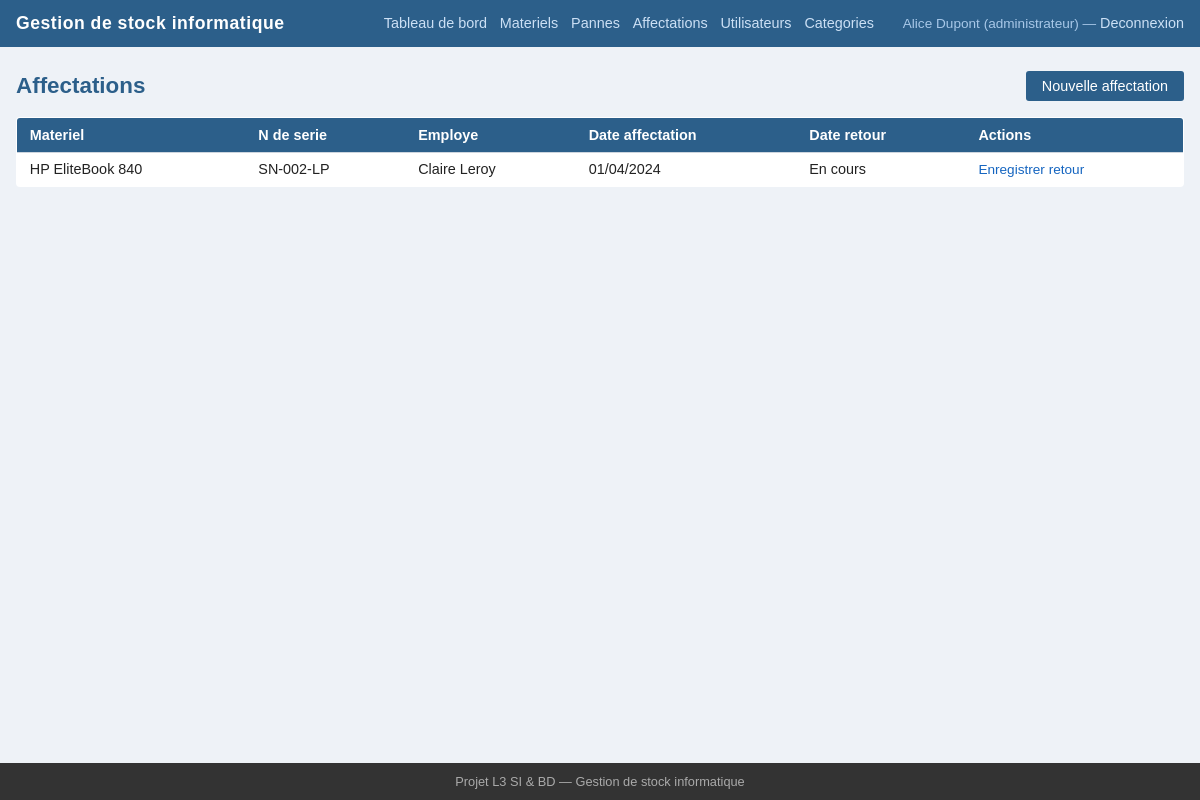
Page /index.php?page=affectations (signed in) on the committed database.
### tables this page shows
CREATE TABLE affectation (
    id INT AUTO_INCREMENT PRIMARY KEY,
    id_materiel INT NOT NULL,
    id_utilisateur INT NOT NULL,
    date_affectation DATE NOT NULL,
    date_retour DATE DEFAULT NULL,
    commentaire TEXT,
    FOREIGN KEY (id_materiel) REFERENCES materiel(id),
    FOREIGN KEY (id_utilisateur) REFERENCES utilisateur(id)
);

CREATE TABLE materiel (
    id INT AUTO_INCREMENT PRIMARY KEY,
    numero_serie VARCHAR(100) NOT NULL UNIQUE,
    nom VARCHAR(150) NOT NULL,
    description TEXT,
    id_categorie INT NOT NULL,
    etat ENUM('disponible', 'affecte', 'panne', 'hors_service') DEFAULT 'disponible',
    quantite INT DEFAULT 1,
    date_entree DATE NOT NULL,
    FOREIGN KEY (id_categorie) REFERENCES categorie(id)
);

CREATE TABLE utilisateur (
    id INT AUTO_INCREMENT PRIMARY KEY,
    nom VARCHAR(100) NOT NULL,
    prenom VARCHAR(100) NOT NULL,
    email VARCHAR(150) NOT NULL UNIQUE,
    mot_de_passe VARCHAR(255) NOT NULL,
    id_role INT NOT NULL,
    actif TINYINT(1) DEFAULT 1,
    FOREIGN KEY (id_role) REFERENCES role(id)
);

### controllers/AffectationController.php (called while the page is built, shortened)
<?php
class AffectationController {
    public function index(): void {
        $this->lister();
    }
    public function lister(): void {
        $modele = new Affectation();
        $liste  = $modele->listerToutes();
        require __DIR__ . '/../views/affectations/liste.php';
    }
}

### index.php (called while the page is built, shortened)
<?php
require_once __DIR__ . '/config.php';
spl_autoload_register(function (string $classe) {
    $dossiers = [
        __DIR__ . '/models/',
        __DIR__ . '/controllers/',
    ];
    foreach ($dossiers as $dossier) {
        $fichier = $dossier . $classe . '.php';
        if (file_exists($fichier)) {
            return;
        }
    }
});
$action = $_GET['action'] ?? 'index';
$controleur    = new $nomControleur();
$controleur->$action();

### config.php (called while the page is built, shortened)
<?php
function getDB(): PDO {
    static $pdo = null;
    if ($pdo === null) {
        $dsn = 'mysql:host=' . DB_HOST . ';dbname=' . DB_NAME . ';charset=' . DB_CHARSET;
        try {
            $pdo = new PDO($dsn, DB_USER, DB_PASS, [
                PDO::ATTR_ERRMODE            => PDO::ERRMODE_EXCEPTION,
                PDO::ATTR_DEFAULT_FETCH_MODE => PDO::FETCH_ASSOC,
                PDO::ATTR_EMULATE_PREPARES   => false,
            ]);
        } catch (PDOException $e) {
            die('Erreur de connexion a la base de donnees : ' . $e->getMessage());
        }
    }
    return $pdo;
}

### models/Model.php (called while the page is built, shortened)
<?php
class Model {
    public function __construct() {
        $this->db = getDB();
    }
}

### models/Affectation.php (called while the page is built, shortened)
<?php
require_once __DIR__ . '/Model.php';
class Affectation extends Model {
    public function listerToutes(): array {
        $req = $this->db->query(
            'SELECT a.*,
                    m.nom AS materiel_nom, m.numero_serie,
                    u.nom AS user_nom, u.prenom AS user_prenom
             FROM affectation a
             JOIN materiel m ON a.id_materiel = m.id
             JOIN utilisateur u ON a.id_utilisateur = u.id
             ORDER BY a.date_affectation DESC'
        );
        return $req->fetchAll();
    }
}

### views/affectations/liste.php (the view, shortened to what this page needs)
<?php require __DIR__ . '/../layout_top.php'; ?>
<div class="entete-section">
    <h1>Affectations</h1>
    <?php if (in_array($_SESSION['utilisateur']['role'], ['administrateur', 'gestionnaire'])): ?>
        <a href="index.php?page=affectations&action=affecter" class="btn">Nouvelle affectation</a>
    <?php endif; ?>
</div>
<?php if (empty($liste)): ?>
    <p>Aucune affectation enregistree.</p>
<?php else: ?>
<table>
    <thead>
        <tr>
            <th>Materiel</th>
            <th>N de serie</th>
            <th>Employe</th>
            <th>Date affectation</th>
            <th>Date retour</th>
            <th>Actions</th>
        </tr>
    </thead>
    <tbody>
        <?php foreach ($liste as $a): ?>
        <tr class="<?= $a['date_retour'] ? 'ligne-retournee' : '' ?>">
            <td><?= htmlspecialchars($a['materiel_nom']) ?></td>
            <td><?= htmlspecialchars($a['numero_serie']) ?></td>
            <td><?= htmlspecialchars($a['user_prenom'] . ' ' . $a['user_nom']) ?></td>
            <td><?= htmlspecialchars(date('d/m/Y', strtotime($a['date_affectation']))) ?></td>
            <td><?= $a['date_retour'] ? htmlspecialchars(date('d/m/Y', strtotime($a['date_retour']))) : 'En cours' ?></td>
            <td>
                <?php if (!$a['date_retour'] && in_array($_SESSION['utilisateur']['role'], ['administrateur', 'gestionnaire'])): ?>
                    <a href="index.php?page=affectations&action=retour&id=<?= $a['id'] ?>">Enregistrer retour</a>
                <?php endif; ?>
            </td>
        </tr>
        <?php endforeach; ?>
    </tbody>
</table>
<?php endif; ?>
<?php require __DIR__ . '/../layout_bottom.php'; ?>

### public/style.css (style rules this page uses)
:root { --couleur-principale: #2c5f8a; --couleur-secondaire: #f4f7fa; --couleur-texte: #222; --couleur-bordure: #cdd5de; --couleur-ok: #2e7d32; --couleur-alerte: #c62828; --couleur-info: #1565c0; --couleur-neutre: #555; }
*, *::before, *::after { box-sizing: border-box; margin: 0; padding: 0; }
body { font-family: Arial, Helvetica, sans-serif; font-size: 15px; color: var(--couleur-texte); background: #eef2f7; display: flex; flex-direction: column; min-height: 100vh; }
h1 { font-size: 1.4rem; margin-bottom: 1rem; color: var(--couleur-principale); }
.entete-section { display: flex; align-items: center; justify-content: space-between; margin-bottom: 1rem; flex-wrap: wrap; gap: 0.5rem; }
.entete-section h1 { margin-bottom: 0; }
.btn, button[type="submit"] { background: var(--couleur-principale); color: #fff; border: none; padding: 0.45rem 1rem; border-radius: 3px; cursor: pointer; font-size: 0.9rem; text-decoration: none; display: inline-block; }
table { width: 100%; border-collapse: collapse; background: #fff; border: 1px solid var(--couleur-bordure); border-radius: 4px; overflow: hidden; }
thead { background: var(--couleur-principale); color: #fff; }
th, td { padding: 0.55rem 0.8rem; text-align: left; border-bottom: 1px solid var(--couleur-bordure); font-size: 0.9rem; }
tbody tr:last-child td { border-bottom: none; }
td a { color: var(--couleur-info); text-decoration: none; font-size: 0.85rem; }

### rows in the picture
affectation: id_materiel.nom "HP EliteBook 840", id_materiel.numero_serie "SN-002-LP", id_utilisateur.nom "Claire Leroy", date_affectation "01/04/2024", shows "En cours"

### other values in the picture
$user['prenom'] . ' ' . $user['nom'] "Alice Dupont"
$role "administrateur"
